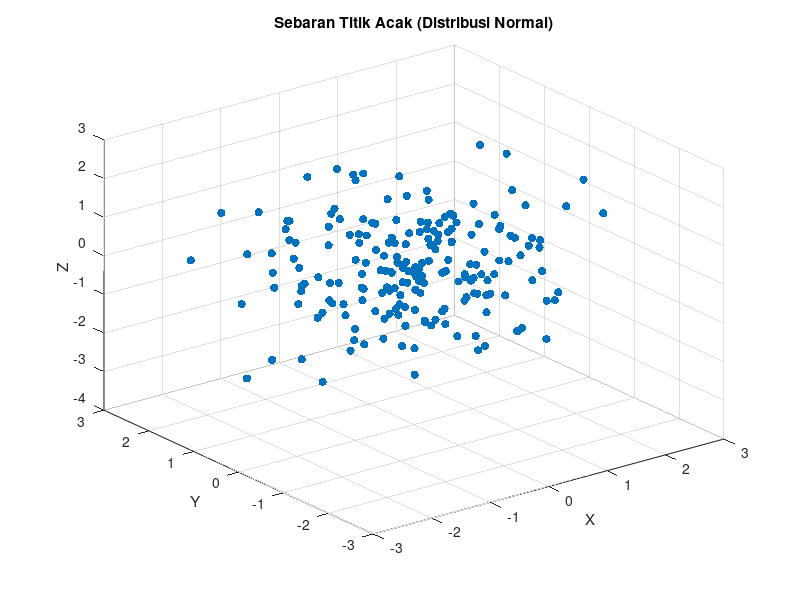

The MATLAB source for this figure:
# Definisi variable
n = 200;
x = randn(n, 1);
y = randn(n, 1);
z = randn(n, 1);

# Plotting
figure;
scatter3(x, y, z, 'filled');
xlabel('X');
ylabel('Y');
zlabel('Z');
title('Sebaran Titik Acak (Distribusi Normal)');
grid on;
